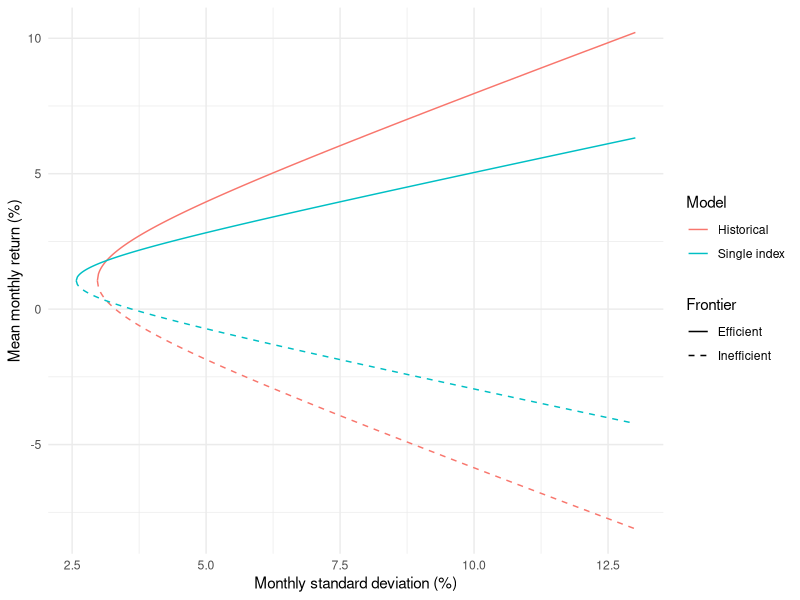

Write R code to recreate this figure.
## ---- chunk 1
knitr::opts_chunk$set(echo = TRUE, warning = FALSE, message = FALSE,
                      fig.width = 7, fig.height = 4.5)
options(width = 75)
library(ggplot2)
library(knitr)
## ---- chunk 2
a <- read.csv("../../data/stockData.csv", check.names = FALSE)
a$Date <- as.Date(a$Date)
a <- a[a$Date >= as.Date("2018-01-01") &
         a$Date < as.Date("2023-01-01"), ]
stocks <- setdiff(names(a), c("Date", "^GSPC"))
prices <- as.matrix(a[, c("^GSPC", stocks)])
r <- prices[-1, ] / prices[-nrow(prices), ] - 1
market <- r[, "^GSPC"]

alpha <- beta <- residual_var <- numeric(30)
for (i in seq_along(stocks)) {
  fit <- lm(r[, stocks[i]] ~ market)
  alpha[i] <- coef(fit)[1]
  beta[i] <- coef(fit)[2]
  residual_var[i] <- summary(fit)$sigma^2
}
kable(data.frame(Stock = stocks, Alpha = alpha, Beta = beta,
                 Residual_variance = residual_var),
      digits = 6, row.names = FALSE)
## ---- chunk 3
Sigma_index <- outer(beta, beta) * var(market) + diag(residual_var)
dimnames(Sigma_index) <- list(stocks, stocks)
round(Sigma_index, 6)
## ---- chunk 4
mu <- alpha + beta * mean(market)
covariances <- list(Historical = cov(r[, stocks]),
                    "Single index" = Sigma_index)
curves <- list()
sd_max <- 1.05 * max(sqrt(diag(cov(r))))

for (model in names(covariances)) {
  Sigma <- covariances[[model]]
  u <- solve(Sigma, mu)
  v <- solve(Sigma, rep(1, 30))
  A <- sum(u)
  B <- sum(mu * u)
  C <- sum(v)
  D <- B * C - A^2
  sd_grid <- seq(sqrt(1 / C), sd_max, length.out = 500)
  offset <- sqrt((D / C) * pmax(sd_grid^2 - 1 / C, 0))
  curves[[model]] <- data.frame(
    SD = rep(sd_grid, 2),
    Mean = c(A / C + offset, A / C - offset),
    Branch = rep(c("Efficient", "Inefficient"), each = 500),
    Model = model
  )
}
frontiers <- do.call(rbind, curves)
ggplot(frontiers, aes(x = 100 * SD, y = 100 * Mean,
                     color = Model, linetype = Branch)) +
  geom_path() +
  scale_linetype_manual(values = c(Efficient = "solid",
                                  Inefficient = "dashed")) +
  labs(x = "Monthly standard deviation (%)",
       y = "Mean monthly return (%)", linetype = "Frontier") +
  theme_minimal()
